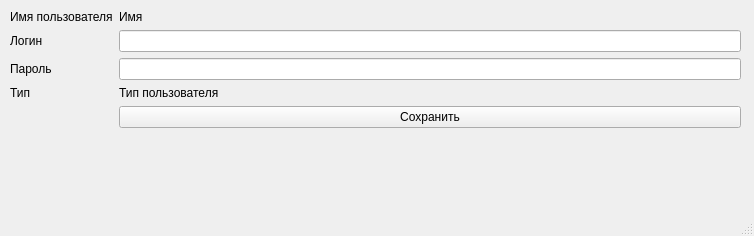
<?xml version="1.0" encoding="UTF-8"?>
<ui version="4.0">
 <class>MainWindow</class>
 <widget class="QMainWindow" name="MainWindow">
  <property name="geometry">
   <rect>
    <x>0</x>
    <y>0</y>
    <width>754</width>
    <height>236</height>
   </rect>
  </property>
  <property name="windowTitle">
   <string>Данные пользователя</string>
  </property>
  <widget class="QWidget" name="centralwidget">
   <widget class="QWidget" name="formLayoutWidget">
    <property name="geometry">
     <rect>
      <x>10</x>
      <y>10</y>
      <width>731</width>
      <height>191</height>
     </rect>
    </property>
    <layout class="QFormLayout" name="formLayout">
     <item row="0" column="0">
      <widget class="QLabel" name="label">
       <property name="text">
        <string>Имя пользователя</string>
       </property>
      </widget>
     </item>
     <item row="2" column="0">
      <widget class="QLabel" name="label_2">
       <property name="text">
        <string>Пароль</string>
       </property>
      </widget>
     </item>
     <item row="2" column="1">
      <widget class="QLineEdit" name="user_password"/>
     </item>
     <item row="4" column="0">
      <widget class="QLabel" name="label_3">
       <property name="text">
        <string/>
       </property>
      </widget>
     </item>
     <item row="1" column="0">
      <widget class="QLabel" name="label_4">
       <property name="text">
        <string>Логин</string>
       </property>
      </widget>
     </item>
     <item row="1" column="1">
      <widget class="QLineEdit" name="user_login"/>
     </item>
     <item row="4" column="1">
      <widget class="QPushButton" name="pushButton">
       <property name="text">
        <string>Сохранить</string>
       </property>
      </widget>
     </item>
     <item row="3" column="0">
      <widget class="QLabel" name="label_5">
       <property name="text">
        <string>Тип</string>
       </property>
      </widget>
     </item>
     <item row="3" column="1">
      <widget class="QLabel" name="user_type">
       <property name="text">
        <string>Тип пользователя</string>
       </property>
      </widget>
     </item>
     <item row="0" column="1">
      <widget class="QLabel" name="user_name">
       <property name="text">
        <string>Имя</string>
       </property>
      </widget>
     </item>
    </layout>
   </widget>
  </widget>
  <widget class="QStatusBar" name="statusbar"/>
 </widget>
 <resources/>
 <connections/>
</ui>
